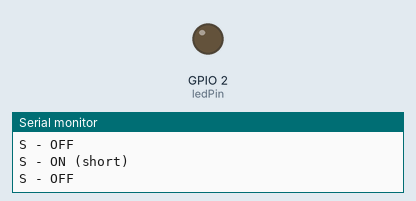
Simulated run of this sketch. Board: ESP32. Parts: output pins drawn as LEDs (lit = HIGH), the last lines printed to the serial monitor.

Above: at 1.3 s.
At 9.8 s:
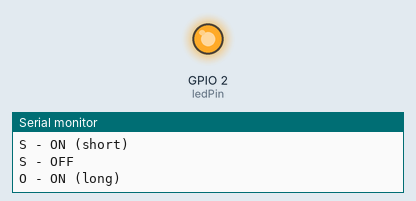
Timing chart, 0 to 10.1 s (numbered marks = the images above):
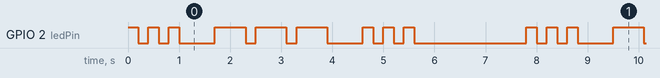

The sketch:

lab0201.ino
```cpp
// 定义LED引脚，ESP32通常板载LED连接在GPIO 2
const int ledPin = 2;

void setup() {
  // 初始化串口通信，设置波特率为115200
  Serial.begin(115200);
  // 将LED引脚设置为输出模式
  pinMode(ledPin, OUTPUT);
}

void loop() {
  // ---- S：短闪3次（200ms亮，200ms灭）----
  for (int i = 0; i < 3; i++) {
    digitalWrite(ledPin, HIGH);
    Serial.println("S - ON (short)");
    delay(200);
    digitalWrite(ledPin, LOW);
    Serial.println("S - OFF");
    delay(200);
  }
  delay(500);  // 字母之间的间隔

  // ---- O：长闪3次（600ms亮，200ms灭）----
  for (int i = 0; i < 3; i++) {
    digitalWrite(ledPin, HIGH);
    Serial.println("O - ON (long)");
    delay(600);
    digitalWrite(ledPin, LOW);
    Serial.println("O - OFF");
    delay(200);
  }
  delay(500);  // 字母之间的间隔

  // ---- S：短闪3次（200ms亮，200ms灭）----
  for (int i = 0; i < 3; i++) {
    digitalWrite(ledPin, HIGH);
    Serial.println("S - ON (short)");
    delay(200);
    digitalWrite(ledPin, LOW);
    Serial.println("S - OFF");
    delay(200);
  }
  delay(2000); // 单词间隔，然后重复
}
```

Measured:
- by itself, GPIO 2 (ledPin): repeats every 7.8 s: 2 × (LOW 0.20 s, HIGH 0.20 s), LOW 0.70 s, 2 × (HIGH 0.60 s, LOW 0.20 s), HIGH 0.60 s, LOW 0.70 s, 2 × (HIGH 0.20 s, LOW 0.20 s), HIGH 0.20 s, LOW 2.2 s, HIGH 0.20 s
- by itself, everything shown: repeats every 7.8 s, in 18 steps
